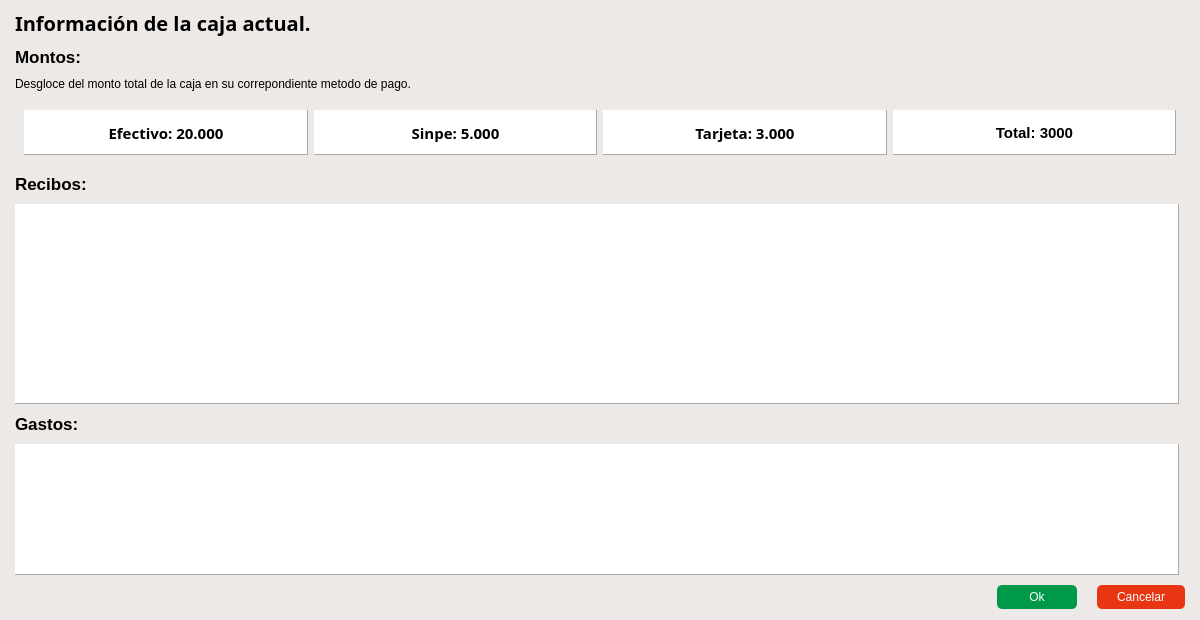
<?xml version="1.0" encoding="UTF-8"?>
<ui version="4.0">
 <class>CashierDialog</class>
 <widget class="QWidget" name="CashierDialog">
  <property name="geometry">
   <rect>
    <x>0</x>
    <y>0</y>
    <width>1200</width>
    <height>620</height>
   </rect>
  </property>
  <property name="minimumSize">
   <size>
    <width>1200</width>
    <height>600</height>
   </size>
  </property>
  <property name="windowTitle">
   <string>Cierre de caja</string>
  </property>
  <property name="styleSheet">
   <string notr="true">QWidget {
	color: black;
	background-color: rgb(237, 233, 230);
}</string>
  </property>
  <layout class="QGridLayout" name="gridLayout">
   <property name="leftMargin">
    <number>15</number>
   </property>
   <property name="topMargin">
    <number>9</number>
   </property>
   <property name="rightMargin">
    <number>15</number>
   </property>
   <property name="bottomMargin">
    <number>11</number>
   </property>
   <property name="horizontalSpacing">
    <number>6</number>
   </property>
   <property name="verticalSpacing">
    <number>10</number>
   </property>
   <item row="4" column="0">
    <widget class="QLabel" name="label_6">
     <property name="font">
      <font>
       <pointsize>13</pointsize>
       <bold>true</bold>
      </font>
     </property>
     <property name="text">
      <string>Montos:</string>
     </property>
    </widget>
   </item>
   <item row="2" column="0" colspan="2">
    <widget class="QLabel" name="label">
     <property name="font">
      <font>
       <family>Segoe UI Variable</family>
       <pointsize>15</pointsize>
       <bold>true</bold>
      </font>
     </property>
     <property name="styleSheet">
      <string notr="true"/>
     </property>
     <property name="text">
      <string>Información de la caja actual.</string>
     </property>
    </widget>
   </item>
   <item row="12" column="0" colspan="2">
    <layout class="QHBoxLayout" name="horizontalLayout_7">
     <property name="spacing">
      <number>20</number>
     </property>
     <item>
      <spacer name="horizontalSpacer_2">
       <property name="orientation">
        <enum>Qt::Orientation::Horizontal</enum>
       </property>
       <property name="sizeHint" stdset="0">
        <size>
         <width>40</width>
         <height>20</height>
        </size>
       </property>
      </spacer>
     </item>
     <item>
      <widget class="QPushButton" name="accept_button">
       <property name="sizePolicy">
        <sizepolicy hsizetype="Minimum" vsizetype="Fixed">
         <horstretch>0</horstretch>
         <verstretch>0</verstretch>
        </sizepolicy>
       </property>
       <property name="minimumSize">
        <size>
         <width>80</width>
         <height>0</height>
        </size>
       </property>
       <property name="styleSheet">
        <string notr="true">QPushButton {
	border-radius: 5px;
	padding-top: 5px;
	padding-bottom: 5px;
	padding-left: 20px;
	padding-right: 20px px;
	background-color: rgb(0, 153, 73);
	color: rgb(255, 255, 255);
}

QPushButton:hover {
  background-color: rgb(0, 181, 84);     /* Fondo al pasar el mouse */
  color: #f0f0f0;                /* Color del texto al pasar el mouse */
}

QPushButton:pressed {
  background-color: rgb(0, 125, 58);     /* Fondo al presionar */
  color: #d0d0d0;                /* Color del texto al presionar */
}

QPushButton:disabled {
  background-color: rgb(39, 39, 43);     /* Fondo deshabilitado */
  color: #7f8c8d;                /* Color del texto deshabilitado */
}

QPushButton:checked {
  background-color: #27ae60;     /* Fondo cuando está checkable y activado */
  color: #ecf0f1;        
}</string>
       </property>
       <property name="text">
        <string>Ok</string>
       </property>
      </widget>
     </item>
     <item>
      <widget class="QPushButton" name="cancel_button">
       <property name="minimumSize">
        <size>
         <width>80</width>
         <height>0</height>
        </size>
       </property>
       <property name="styleSheet">
        <string notr="true">QPushButton {
	border-radius: 5px;
	padding-top: 5px;
	padding-bottom: 5px;
	padding-left: 20px;
	padding-right: 20px px;
	background-color: rgb(232, 54, 18);
	color: rgb(255, 255, 255);
}

QPushButton:hover {
  background-color: rgb(253, 59, 20);     /* Fondo al pasar el mouse */
  color: #f0f0f0;                /* Color del texto al pasar el mouse */
}

QPushButton:pressed {
  background-color: rgb(208, 48, 16);    /* Fondo al presionar */
  color: #d0d0d0;                /* Color del texto al presionar */
}

QPushButton:disabled {
  background-color: rgb(39, 39, 43);     /* Fondo deshabilitado */
  color: #7f8c8d;                /* Color del texto deshabilitado */
}

QPushButton:checked {
  background-color: #27ae60;     /* Fondo cuando está checkable y activado */
  color: #ecf0f1;        
}</string>
       </property>
       <property name="text">
        <string>Cancelar</string>
       </property>
      </widget>
     </item>
    </layout>
   </item>
   <item row="6" column="0" colspan="2">
    <widget class="QWidget" name="horizontalWidget" native="true">
     <layout class="QHBoxLayout" name="horizontalLayout">
      <item>
       <widget class="QLabel" name="cash_label">
        <property name="minimumSize">
         <size>
          <width>0</width>
          <height>45</height>
         </size>
        </property>
        <property name="font">
         <font>
          <family>Segoe UI Variable</family>
          <pointsize>11</pointsize>
          <bold>true</bold>
         </font>
        </property>
        <property name="styleSheet">
         <string notr="true">	background-color: white;
	color: black;</string>
        </property>
        <property name="frameShape">
         <enum>QFrame::Shape::Panel</enum>
        </property>
        <property name="frameShadow">
         <enum>QFrame::Shadow::Raised</enum>
        </property>
        <property name="text">
         <string>Efectivo: 20.000</string>
        </property>
        <property name="alignment">
         <set>Qt::AlignmentFlag::AlignCenter</set>
        </property>
        <property name="wordWrap">
         <bool>true</bool>
        </property>
       </widget>
      </item>
      <item>
       <widget class="QLabel" name="sinpe_label">
        <property name="minimumSize">
         <size>
          <width>0</width>
          <height>45</height>
         </size>
        </property>
        <property name="font">
         <font>
          <family>Segoe UI Variable</family>
          <pointsize>11</pointsize>
          <bold>true</bold>
         </font>
        </property>
        <property name="layoutDirection">
         <enum>Qt::LayoutDirection::LeftToRight</enum>
        </property>
        <property name="styleSheet">
         <string notr="true">QLabel {
	background-color: white;
	color: black;
}</string>
        </property>
        <property name="frameShape">
         <enum>QFrame::Shape::Panel</enum>
        </property>
        <property name="frameShadow">
         <enum>QFrame::Shadow::Raised</enum>
        </property>
        <property name="text">
         <string>Sinpe: 5.000</string>
        </property>
        <property name="alignment">
         <set>Qt::AlignmentFlag::AlignCenter</set>
        </property>
        <property name="wordWrap">
         <bool>true</bool>
        </property>
       </widget>
      </item>
      <item>
       <widget class="QLabel" name="card_label">
        <property name="minimumSize">
         <size>
          <width>0</width>
          <height>45</height>
         </size>
        </property>
        <property name="font">
         <font>
          <family>Segoe UI Variable</family>
          <pointsize>11</pointsize>
          <bold>true</bold>
         </font>
        </property>
        <property name="styleSheet">
         <string notr="true">	background-color: white;
	color: black;</string>
        </property>
        <property name="frameShape">
         <enum>QFrame::Shape::Panel</enum>
        </property>
        <property name="frameShadow">
         <enum>QFrame::Shadow::Raised</enum>
        </property>
        <property name="text">
         <string>Tarjeta: 3.000</string>
        </property>
        <property name="alignment">
         <set>Qt::AlignmentFlag::AlignCenter</set>
        </property>
        <property name="wordWrap">
         <bool>true</bool>
        </property>
       </widget>
      </item>
      <item>
       <widget class="QLabel" name="total_label">
        <property name="font">
         <font>
          <pointsize>11</pointsize>
          <bold>true</bold>
         </font>
        </property>
        <property name="styleSheet">
         <string notr="true">	background-color: white;
	color: black;</string>
        </property>
        <property name="frameShape">
         <enum>QFrame::Shape::Panel</enum>
        </property>
        <property name="frameShadow">
         <enum>QFrame::Shadow::Raised</enum>
        </property>
        <property name="text">
         <string>Total: 3000</string>
        </property>
        <property name="alignment">
         <set>Qt::AlignmentFlag::AlignCenter</set>
        </property>
       </widget>
      </item>
     </layout>
    </widget>
   </item>
   <item row="5" column="0" colspan="2">
    <widget class="QLabel" name="label_7">
     <property name="text">
      <string>Desgloce del monto total de la caja en su correpondiente metodo de pago.</string>
     </property>
     <property name="wordWrap">
      <bool>true</bool>
     </property>
    </widget>
   </item>
   <item row="10" column="0">
    <widget class="QLabel" name="label_8">
     <property name="font">
      <font>
       <pointsize>13</pointsize>
       <bold>true</bold>
      </font>
     </property>
     <property name="text">
      <string>Gastos:</string>
     </property>
    </widget>
   </item>
   <item row="11" column="0">
    <widget class="QScrollArea" name="scrollArea_expenses">
     <property name="minimumSize">
      <size>
       <width>0</width>
       <height>120</height>
      </size>
     </property>
     <property name="styleSheet">
      <string notr="true">	background-color: white;
	color: black;</string>
     </property>
     <property name="frameShape">
      <enum>QFrame::Shape::Panel</enum>
     </property>
     <property name="frameShadow">
      <enum>QFrame::Shadow::Raised</enum>
     </property>
     <property name="widgetResizable">
      <bool>true</bool>
     </property>
     <widget class="QWidget" name="ExpensesAreaWidgetContents">
      <property name="geometry">
       <rect>
        <x>0</x>
        <y>0</y>
        <width>1162</width>
        <height>118</height>
       </rect>
      </property>
      <property name="sizePolicy">
       <sizepolicy hsizetype="Expanding" vsizetype="Expanding">
        <horstretch>0</horstretch>
        <verstretch>0</verstretch>
       </sizepolicy>
      </property>
     </widget>
    </widget>
   </item>
   <item row="7" column="0">
    <widget class="QLabel" name="label_5">
     <property name="font">
      <font>
       <pointsize>13</pointsize>
       <bold>true</bold>
      </font>
     </property>
     <property name="text">
      <string>Recibos:</string>
     </property>
    </widget>
   </item>
   <item row="9" column="0">
    <widget class="QScrollArea" name="scrollArea_receipts">
     <property name="minimumSize">
      <size>
       <width>0</width>
       <height>200</height>
      </size>
     </property>
     <property name="styleSheet">
      <string notr="true">	background-color: white;
	color: black;</string>
     </property>
     <property name="frameShape">
      <enum>QFrame::Shape::Panel</enum>
     </property>
     <property name="frameShadow">
      <enum>QFrame::Shadow::Raised</enum>
     </property>
     <property name="horizontalScrollBarPolicy">
      <enum>Qt::ScrollBarPolicy::ScrollBarAlwaysOff</enum>
     </property>
     <property name="widgetResizable">
      <bool>true</bool>
     </property>
     <widget class="QWidget" name="ReceiptsAreaWidgetContents">
      <property name="geometry">
       <rect>
        <x>0</x>
        <y>0</y>
        <width>1162</width>
        <height>198</height>
       </rect>
      </property>
      <property name="sizePolicy">
       <sizepolicy hsizetype="Expanding" vsizetype="Expanding">
        <horstretch>0</horstretch>
        <verstretch>0</verstretch>
       </sizepolicy>
      </property>
     </widget>
    </widget>
   </item>
  </layout>
 </widget>
 <resources/>
 <connections/>
</ui>
